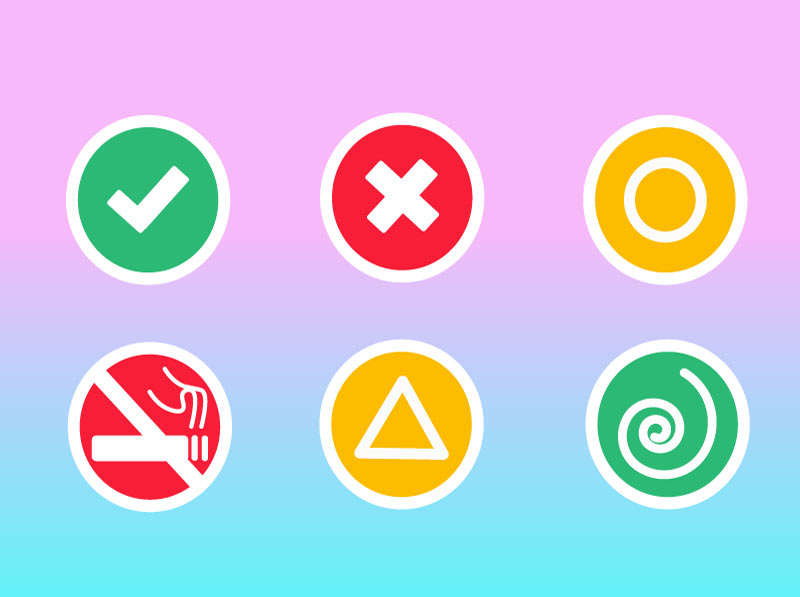
#> input picture photo/circle.jpg, 800 x 597 px, found by its file name
$ python 'Fast 算法.py'
#> lines starting #> are read from the running program, lines starting #| are printed output that depends on the picture
import cv2
import numpy as np
import matplotlib.pyplot as plt

img = cv2.imread("E:\\pyitem\\opencv_img\\photo\\circle.jpg")
#> img is the input picture: shape (597, 800, 3); mean B, G, R 219.5, 198.6, 202.2
# [5 lines of commented-out code are left out]

fast = cv2.FastFeatureDetector_create()
kp = fast.detect(img)
#> kp = 1031 keypoints; strongest (x, y, size): (383, 196, 7), (107, 370, 7), (181, 388, 7), (202, 473, 7)
img_out = cv2.drawKeypoints(img, kp, None, color=(0, 0, 255))
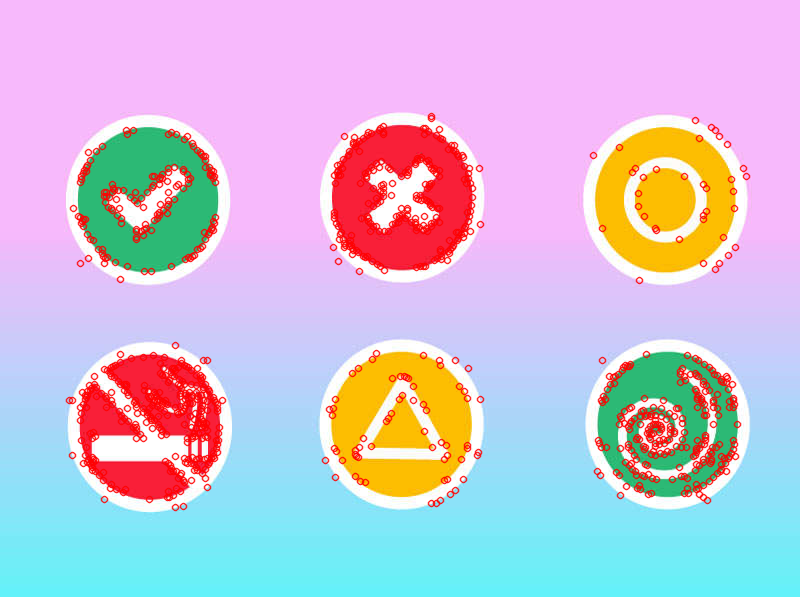
#> img_out: shape (597, 800, 3); mean B, G, R 213.3, 191.8, 204.4
cv2.imshow('img', img_out)
cv2.waitKey(0)
cv2.destroyAllWindows()
